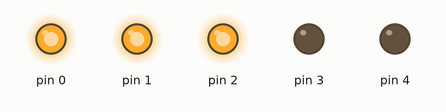
A sketch run on a simulated Arduino Uno, built with avr-gcc and run on an emulated ATmega328P. On the bench: output pins drawn as LEDs (lit = HIGH).

Above: at 0.05 s.
At 0.29 s:
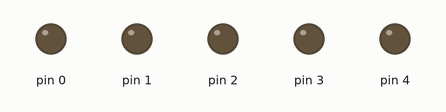
At 0.77 s:
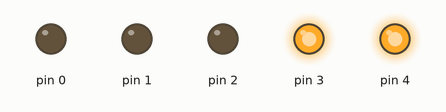
At 2.08 s:
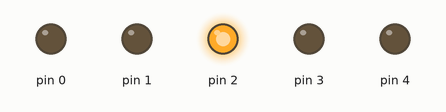
At 2.35 s:
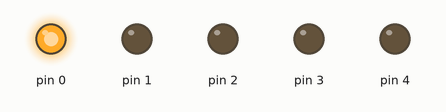
At 2.81 s:
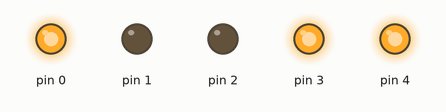
Timing chart, 0 to 3.1 s (numbered marks = the images above):
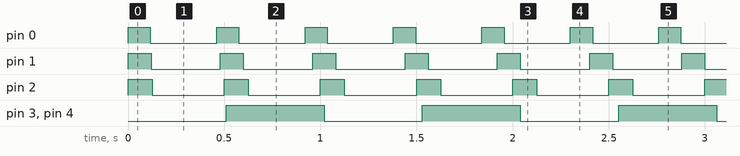

Measured:
- by itself, pin 0: alternates HIGH for 0.11 s and LOW for 0.35 s
- by itself, pin 1: alternates HIGH for 0.12 s and LOW for 0.36 s
- by itself, pin 2: alternates HIGH for 0.12 s and LOW for 0.37 s
- by itself, pin 3, pin 4: alternates HIGH for 0.51 s and LOW for 0.51 s

The sketch:

Einsatzfahrzeuge.ino
```cpp
// *************************************************************************************************************
// Einsatz-Fahrzeug EF1 für ATtiny 13/45/85
// -------------------------------------------------------------------------------------------------------------
// Port 0 / 1 / 2 : Blinklicht 2 Hz bis 5 Hz mit High-Low-Verhältnis 1:3 (Blaulicht)
// Port 3 / 4     : Blinker 1,5 Hz +/- 0,5 Hz gemäß STVZO § 54 Fahrtrichtungsanzeiger,
//                  die relative Hellzeit der Blinkleuchten muss 30 % bis 80 % betragen
//
// zur Nutzung mit dem "Lichtcomputer_LED" ist J1/J2 auf die alternative Lötjumperstellung zu ändern.
//
// -------------------------------------------------------------------------------------------------------------
// Version 1.00, 26.11.2014, Prinziptest
// Version 1.10, 27.11.2014, Blinkfrequenzen an STVZO angepasst
// *************************************************************************************************************
// https://www.stummiforum.de/t92344f21-Belebtes-Haus-zum-Schn-ppchenpreis-11.html#msg1311574
// https://www.stummiforum.de/t154160f21-Blaulicht-Elektronik.html#msg1755431
// *************************************************************************************************************


void setup() {
  pinMode(0, OUTPUT);
  pinMode(1, OUTPUT);
  pinMode(2, OUTPUT);
  pinMode(3, OUTPUT);
  pinMode(4, OUTPUT);
}

void loop()  {
  if( ((millis()/115) % 4) == 0) {   // Blinklicht ca. 2 Hz, Verhältnis 1:3 (Blau-/Gelblicht)
    digitalWrite(0, HIGH);
  }
  else {
    digitalWrite(0, LOW);
  }
  if( ((millis()/120) % 4) == 0) {   // Blinklicht ca. 2 Hz, Verhältnis 1:3 (Blau-/Gelblicht)
    digitalWrite(1, HIGH);
  }
  else {
    digitalWrite(1, LOW);
  }
  if( ((millis()/125) % 4) == 0) {   // Blinklicht ca. 2 Hz, Verhältnis 1:3 (Blau-/Gelblicht)
    digitalWrite(2, HIGH);
  }
  else {
    digitalWrite(2, LOW);
  }
  if( ((millis()/510) % 2) == 0) {   // Blinklicht ca. 1 Hz, Verhältnis 1:1 (Fahrtrichtungsanzeiger)
    digitalWrite(3, LOW);            // Wechselblinker: für einen der Ports LOW und HIGH vertauschen
    digitalWrite(4, LOW);
  }
  else {
    digitalWrite(3, HIGH);
    digitalWrite(4, HIGH);
  }
}
// *************************************************************************************************************
```
